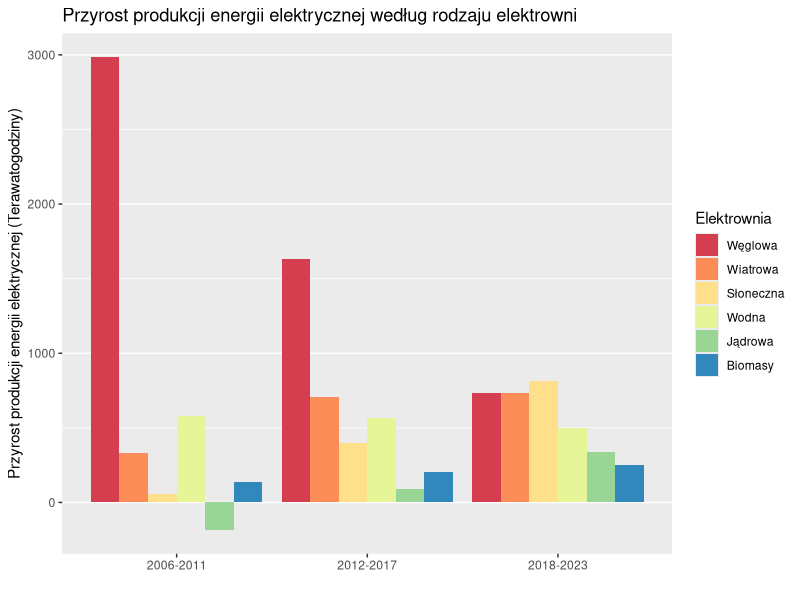

Write the R code that produced this figure.
## ---- chunk 1
library(ggplot2)
library(RColorBrewer)
period <- c('2006-2011', '2012-2017', '2018-2023')
coal <- c(2986.626, 1634.775, 731.727)
wind <- c(332.088, 709.134, 736.441)
solar <- c(59.267, 397.039, 816.49)
hydro <- c(579.268, 566.406, 495.936)
nuclear <- c(-185.312, 88.067, 340.693)
bio <- c(136.045, 203.193, 250.8)
dt2 <- data.frame('Okres'=period, 'Węglowa'=coal, 'Wiatrowa'=wind, 'Słoneczna'=solar, 'Wodna'=hydro, 'Jądrowa'=nuclear, 'Biomasy'=bio)
dt2 <- reshape2::melt(dt2, id.vars = 'Okres', variable.name = 'Elektrownia')

ggplot(data = dt2) + 
  geom_col(aes(x = Okres, y=value, fill = Elektrownia), position = "dodge") +
  scale_y_continuous(name="Przyrost produkcji energii elektrycznej (Terawatogodziny)") +
  scale_fill_manual(values=brewer.pal(6, "Spectral")) +
  ggtitle("Przyrost produkcji energii elektrycznej według rodzaju elektrowni") +
  theme(panel.grid.major.x = element_blank())+ labs(x = "")
